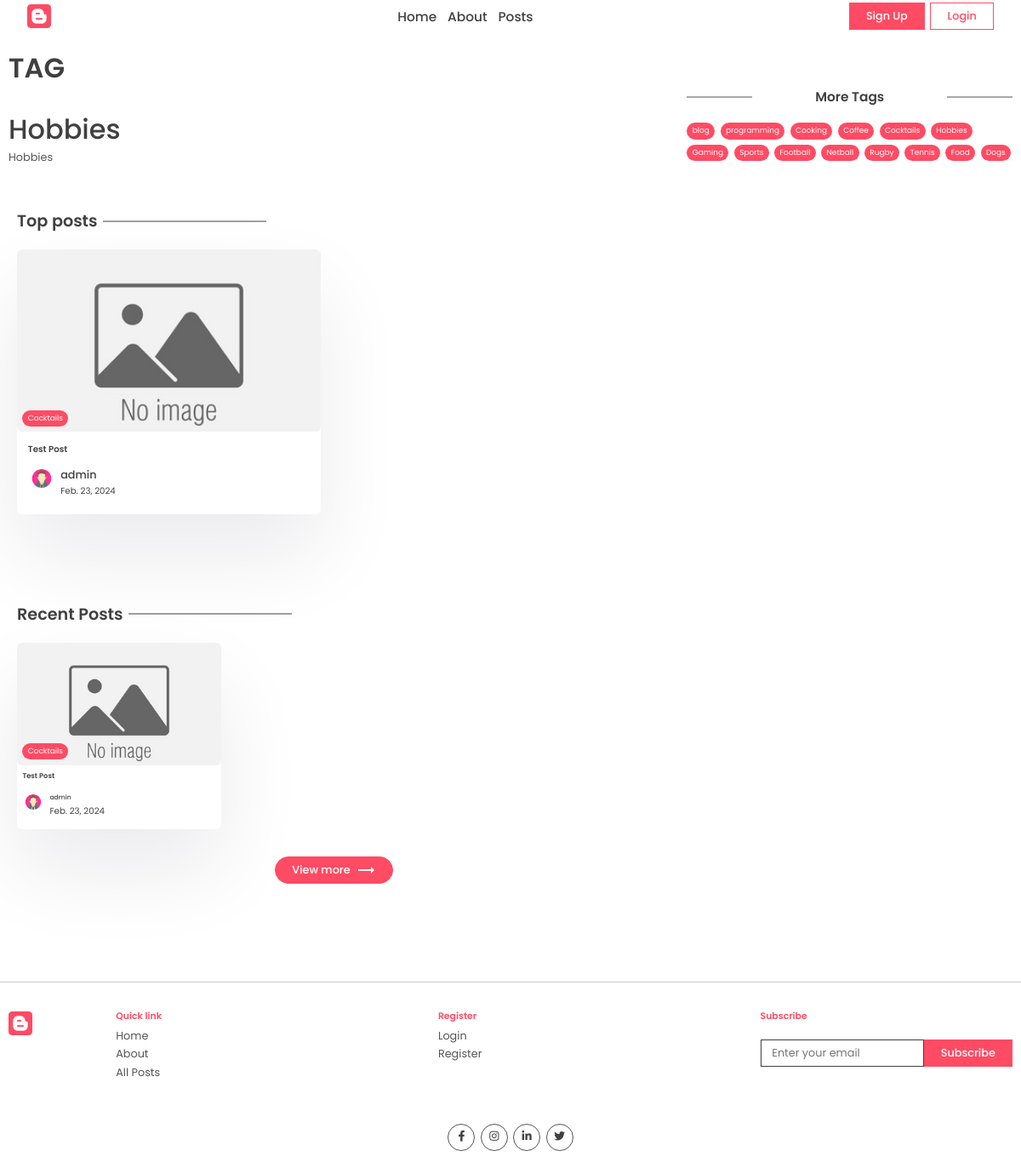
The app's page /tag/hobbies with its own data.
### app/models.py (models this page shows, shortened)
class Tag(models.Model):
    name = models.CharField(max_length=100)
    description = models.CharField(max_length=100)
    slug = models.SlugField(max_length=200, unique=True)

class Post(models.Model):
    title = models.CharField(max_length=200)
    content = models.TextField()
    last_update = models.DateTimeField(auto_now=True)
    slug = models.SlugField(max_length=200, unique=True)
    image = models.ImageField(null=True, blank=True, upload_to="images/", default='default/default_image.jpg')
    tags = models.ManyToManyField(Tag, blank=True, related_name='post')
    view_count = models.IntegerField(null=True, blank=True)
    is_featured = models.BooleanField(default=False)
    author = models.ForeignKey(User, on_delete=models.CASCADE, null=True, blank=True)
    bookmarks = models.ManyToManyField(User, related_name="bookmarks", default=None, blank=True)
    likes = models.ManyToManyField(User, related_name="likes", default=None, blank=True)

class Profile(models.Model):
    user = models.OneToOneField(User, on_delete=models.CASCADE)
    profile_image = models.ImageField(null=True, blank=True, upload_to="images/")
    slug = models.SlugField(max_length=200, unique=True)
    bio = models.CharField(max_length=200)

### app/views.py (the view)
# urls.py: path('tag/<slug:slug>', views.tag_page, name='tag_page'),
def tag_page(request, slug):
    tag = Tag.objects.get(slug=slug)
    top_posts = Post.objects.filter(tags__in=[tag.id]).order_by('-view_count')[0:2]
    recent_posts = Post.objects.filter(tags__in=[tag.id]).order_by('-last_update')[0:2]
    tags = Tag.objects.all()
    subscribe_form = SubscribeForm()
    subscribe_message=subscribe_logic(request)
    context={
        'tag':tag,
        'top_posts':top_posts,
        'recent_posts':recent_posts,
        'tags':tags,
        'subscribe_form':subscribe_form,
        'subscribe_message':subscribe_message
    }
    return render(request, 'app/tag.html', context)

### app/forms.py (shortened to what this page needs)
class SubscribeForm(forms.ModelForm):
    class Meta:
        model =  Subscribe
        fields = '__all__'
        labels = {'email':_('')}
    def __init__(self, *args, **kwargs):
        super().__init__(*args, **kwargs)
        self.fields['email'].widget.attrs['placeholder'] = "Enter your email"

### app/views.py (called while the page is built, shortened)
def subscribe_logic(request):
    subscribe_message = None
    if 'subscribed' in request.session:
        subscribe_message = "You're Already Subscribed"
    return subscribe_message

### app/templates/app/tag.html (shortened to what this page needs)
{% extends 'base.html' %}
{% block content %}
    <div class="container">
    <div class="layout">
        <div class="left">
        <div class="page-top">
            <div class="top flex">
            <div class="page-name">
                <h1>Tag</h1>
            </div>
            </div>
        </div>
        <div class="typo">
            <h1 class="title">{{tag.name}}</h1>
            <p>{{tag.description}}</p>
        </div>
        <section class="sp">
            <div class="container">
            <h1 class="sec-title">Top posts</h1>
            <div class="grid-2 blog">
                {% for post in top_posts %}
                <a href="{% url 'post_page' post.slug %} ">
                <div class="card">
                    <div class="post-img">
                    <img src="{{post.image.url}}" alt="" />
                    <div class="tag">{{post.tags.all.0.name}}</div>
                    </div>
                    <div class="card-content">
                    <h3>
                        {{post.title}}
                    </h3>
                    <div class="author">
                        <div class="profile-pic">
                        <img src="{{post.author.profile.profile_image.url}}" alt="" />
                        </div>
                        <div class="details">
                        <p>{{post.author.username}}</p>
                        <small>{{post.last_update|date}}</small>
                        </div>
                    </div>
                    </div>
                </div>
                </a>
                {% endfor %}
            </div>
            </div>
        </section>
        <section class="sp">
            <div class="container">
            <h1 class="sec-title">Recent Posts</h1>
            <div class="grid-3 blog-grid">
                {% for post in recent_posts %}
                <a href="{% url 'post_page' post.slug %}">
                <div class="card">
                    <div class="post-img">
                    <img src="{{post.image.url}}" alt="" />
                    <div class="tag">{{post.tags.all.0.name}}</div>
                    </div>
                    <div class="card-content">
                    <h3>
                        {{post.title}}
                    </h3>
                    <div class="author">
                        <div class="profile-pic">
                        <img src="{{post.author.profile.profile_image.url}}" alt="" />
                        </div>
                        <div class="details">
                        <p>{{post.author.username}}</p>
                        <small>{{post.last_update|date}}</small>
                        </div>
                    </div>
                    </div>
                </div>
                </a>
                {% endfor %}
            </div>
            <center>
                <button class="btn btn-primary rounded view">
                View more
                <span class="material-icons"> trending_flat </span>
                </button>
            </center>
            </div>
        </section>
        </div>
        <div class="right">
        <div class="block">
            <h2 class="title2">More Tags</h2>
            <div class="blog-tags">
                {% for tag in tags %}
                <a href="{% url 'tag_page' tag.slug %}" class="tag">{{tag.name}}</a>
                {% endfor %}
            </div>
        </div>
        </div>
    </div>
    </div>
{% endblock content %}
{% block subscribeForm %}
  {{subscribe_form.as_p}}
{% endblock subscribeForm %}

### app/static/app/style.css (style rules this page uses)
* { margin: 0; padding: 0; box-sizing: border-box; text-decoration: none; border: none; outline: none; list-style: none; font-family: "Poppins", sans-serif; color: var(--black); }
:root { --red: #ff4b64; --black: #404040; --des: #555555; --shadow: #ffffff1a 0px 1px 1px 0px inset, #32325d40 0px 50px 100px -20px, #0000004d 0px 30px 60px -30px; --shadow2: rgba(17, 12, 46, 0.084) 0px 48px 100px 0px; }
html { font-size: 40%; }
body { min-width: 400px; min-height:600px; }
[class*="grid"] { display: grid; }
img { width: 100%; }
.container { max-width: 1220px; margin: auto; padding: 0 10px; }
p, a { font-size: 2rem; color: var(--des); }
input, textarea { font-size: 2rem; color: var(--black); }
.btn { cursor: pointer; height: 5rem; padding: 0 3rem; font-size: 2rem; font-weight: 500; border: 1px solid var(--red); display: flex; align-items: center; justify-content: center; gap: 1rem; }
.btn span { color: white; }
.btn-primary { background: var(--red); color: white; }
.rounded { border-radius: 5rem; }
.typo { width: 50%; margin-top: 5rem; }
.title { font-size: 5rem; font-weight: 500; }
.newsletter input { border: 1px solid var(--black); height: 5rem; width: 30rem; padding: 0 2rem; }
.sp { padding: 8rem 0; }
.grid-2 { grid-template-columns: 1.3fr 1fr; align-items: center; }
.post-img { height: 40rem; width: 100%; overflow: hidden; border-radius: 1rem; }
.post-img img { height: 100%; object-fit: cover; object-position: center; }
.sec-title { font-size: 3rem; font-weight: 600; position: relative; width: fit-content; margin-bottom: 3rem; }
.sec-title::after { content: ""; position: absolute; right: -31rem; height: 1px; width: 30rem; background: var(--black); top: 50%; transform: translateY(-50%); }
.grid-3 { grid-template-columns: repeat(3, 1fr); gap: 5rem; }
.card { background: white; box-shadow: var(--shadow2); border-radius: 1rem; cursor: pointer; transition: 0.3s; }
.post-img { position: relative; }
.tag { position: absolute; bottom: 1rem; left: 1rem; background: var(--red); color: white; border-radius: 5rem; padding: 0.5rem 1rem; font-size: 1.4rem; }
.card-content { padding: 2rem; padding-bottom: 3rem; }
.card h3 { font-size: 1.6rem; font-weight: 600; }
.card .post-img { width: 100%; height: unset; aspect-ratio: 1/0.6; }
.author { display: flex; align-items: center; gap: 1rem; margin-top: 2rem; }
.profile-pic { width: 5rem; aspect-ratio: 1/1; border-radius: 50%; overflow: hidden; }
.author p { color: var(--black); font-weight: 500; font-size: 2rem; }
.author small { color: var(--black); font-size: 1.6rem; }
.view { margin-top: 5rem; }
.layout { display: flex; gap: 5rem; }
.left { width: 100%; height: 100%; }
.right { position: sticky; top: 70px; height: 100%; width: 50%; }
.page-name h1 { font-size: 5rem; text-transform: uppercase; font-weight: 600; line-height: 5rem; }
.flex { display: flex; align-items: flex-end; justify-content: space-between; }
.left .typo { width: 100%; }
.blog { grid-template-columns: 1fr 1fr; gap: 5rem; }
.title2 { position: relative; font-size: 2.4rem; text-align: center; font-weight: 600; margin-bottom: 3rem; }
.title2::before { content: ""; position: absolute; height: 1px; width: 20%; background: var(--des); left: 0; top: 50%; transform: translateY(-50%); }
.title2::after { content: ""; position: absolute; height: 1px; width: 20%; background: var(--des); right: 0; top: 50%; transform: translateY(-50%); }
.blog-grid { gap: 2rem; }
.blog-grid .card-content { padding: 1rem; padding-bottom: 2rem; }
.blog-grid .card h3 { font-size: 1.3rem; font-weight: 600; }
.blog-grid .profile-pic { width: 4rem; }
.blog-grid .author p { font-size: 1.2rem; }
.block { margin-top: 5rem; }
.blog-tags .tag { position: unset; width: fit-content; }
.blog-tags { display: flex; align-items: center; flex-wrap: wrap; gap: 1rem; margin-top: 3rem; }

### records on screen
Tag: name "Hobbies", description "Hobbies"
Post: image (placeholder picture), tags.all.0.name "Cocktails", title "Test Post", author.profile.profile_image (picture), author.username "admin", last_update "Feb. 23, 2024"
Tag: name "blog"
Tag: name "programming"
Tag: name "Cooking"
Tag: name "Coffee"
Tag: name "Cocktails"
Tag: name "Gaming"
Tag: name "Sports"
Tag: name "Football"
Tag: name "Netball"
Tag: name "Rugby"
Tag: name "Tennis"
Tag: name "Food"
Tag: name "Dogs"
